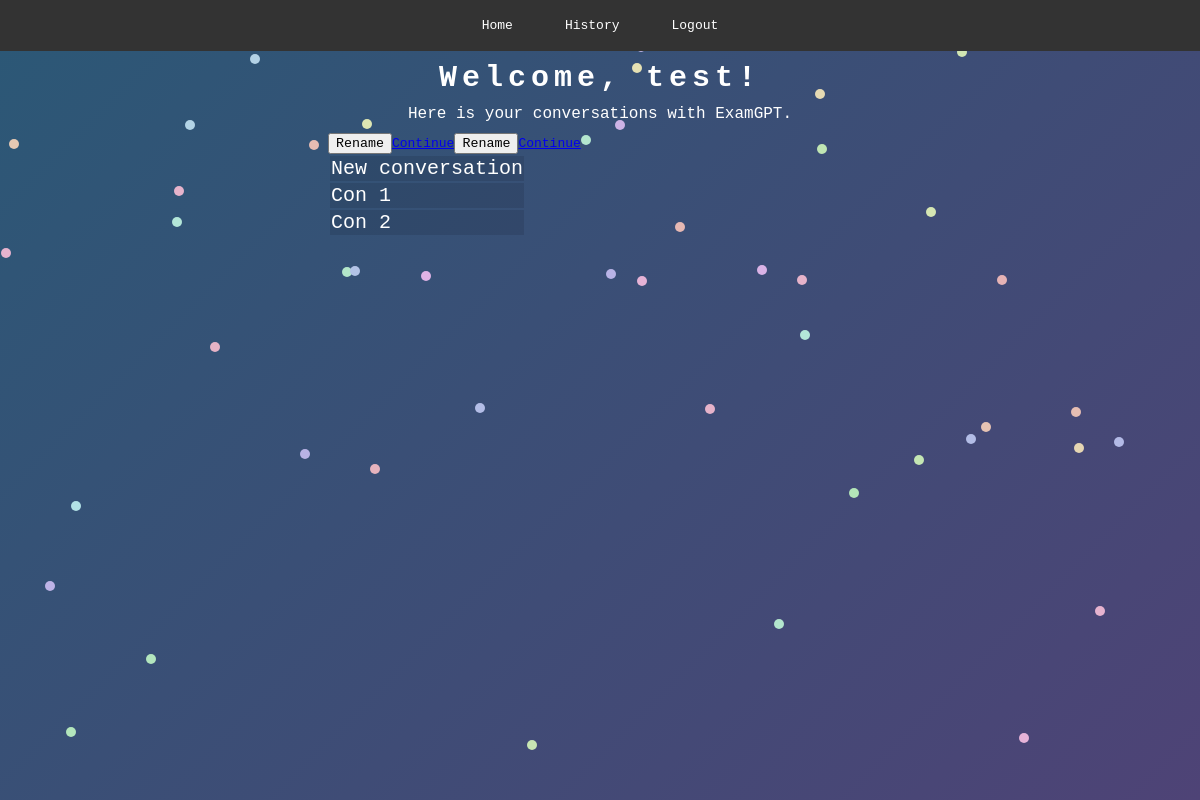
The page /history (signed in) on the database its author committed.
### app/models.py (models this page shows, shortened)
class customer_data(UserMixin, db.Model):
    customer_id = db.Column(db.Integer, primary_key=True)
    email = db.Column(db.String(120), index=True, unique=True)
    password_hash = db.Column(db.String(128))
    def get_conversations(self):
        return conversation_data.query.filter_by(customer_id=self.customer_id).all()

class conversation_data(db.Model):
    conversation_id = db.Column(db.Integer, primary_key=True)
    customer_id = db.Column(db.Integer, db.ForeignKey('customer_data.customer_id'))
    conversation_name = db.Column(db.String(128))

### app/__init__.py (the view)
@app.route('/history')
@login_required
def history():
    return render_template('history2.html', email=current_user.email, conversations=current_user.get_conversations())

### app/models.py (called while the page is built)
@login.user_loader
def load_user(id):
    return customer_data.query.get(int(id))

### app/templates/history2.html (shortened to what this page needs)
<!DOCTYPE html>
<html lang="en">
<head>
    <link rel="stylesheet" href="{{ url_for('static', filename='style.css') }}" />
</head>
<body>
    <div class="background"></div>
    <nav class="navbar">
        <a href="{{ url_for('home') }}">Home</a>
        <a href="{{ url_for('history') }}">History</a>
        {% if current_user.is_anonymous %}
        <a href="{{ url_for('login') }}">Login</a>
        {% else %}
        <a onclick="confirmLogout()">Logout</a>
        {% endif %}
      </nav>
    <div class="body-width">
        <section class="welcome-section">
            <h1>Welcome, {{ email }}!</h1>
            <p>Here is your conversations with ExamGPT.</p>
        </section>
        <table>
            <tr class="login-container"><td>New conversation</td></tr>
            {% for c in conversations%}
            <tr class="login-container">
                <td>{{c['conversation_name']}}</td>
                <button class="history-rename-button">Rename</button>
                <a href="{{ url_for('chat', conversation_id=c['conversation_id']) }}">Continue</a>
            </tr>
            {% endfor %}
        </table>
    </div>
</body>
</html>

### app/static/style.css (style rules this page uses)
* { font-family: monospace; font-weight: 500; }
body { display: flex; flex-direction: column; align-items: center; margin: 0; z-index: 2; overflow: hidden; margin-bottom: 50px; }
.navbar { display: flex; background-color: #333; padding: 10px; justify-content: center; width: 100%; margin: 0; z-index: 2; }
.navbar a { color: white; text-decoration: none; margin: 0 10px; padding: 8px 16px; border-radius: 5px; z-index: 2; }
.body-width { width: fit-content; z-index: 2; }
.login-container { background-color: rgba(0, 0, 0, 0.1); border-radius: 10px; max-width: 500px; box-sizing: border-box; padding: 20px; font-size: 20px; margin: 0 auto; color: white; }
.welcome-section { display: flex; flex-direction: column; align-items: center; text-align: center; z-index: 2; color: white; font-family: monospace; }
.welcome-section h1 { font-weight: 700; font-size: 30px; letter-spacing: 5px; margin-top: 10px; margin-bottom: 0px; }
.welcome-section p { font-weight: 500; font-size: 16px; margin: 10px 80px; }
.background { position: fixed; top: 0; left: 0; width: 100%; height: 100%; background: linear-gradient(135deg, #2b5876, #4e4376); z-index: 0; }

### rows shown on the page
customer_data: email "test"
conversation_data: conversation_name "Con 1"
conversation_data: conversation_name "Con 2"
